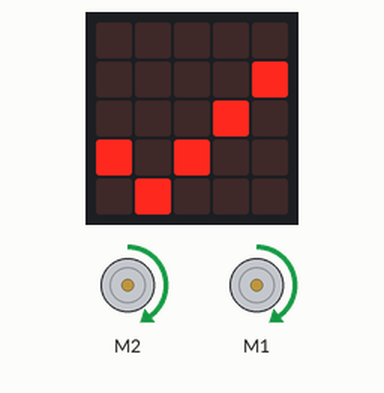
Recording of a program running on a simulated BBC micro:bit (MakeCode). On the bench: the board's 5×5 LED display, 2 × DC motor (green arrow = forward, orange = backward, longer = faster).

Above: at 0.7 s.
At 5.1 s:
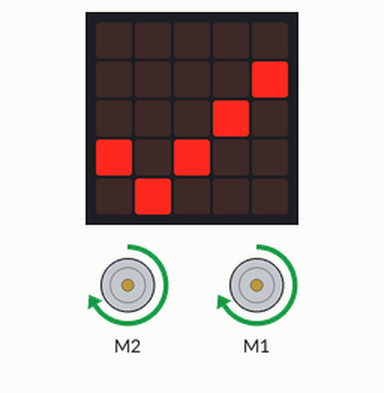
At 6.6 s:
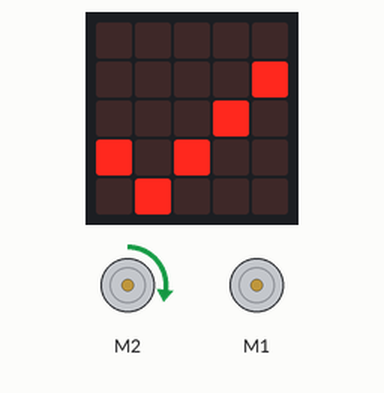
At 8.4 s:
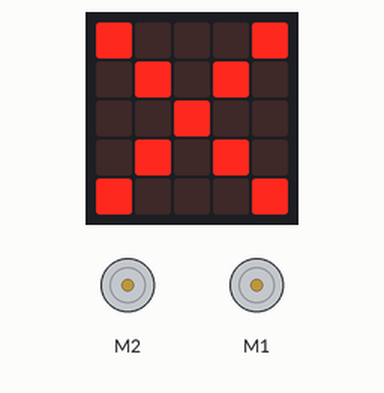
Timing chart, 0 to 9.9 s (numbered marks = the images above):
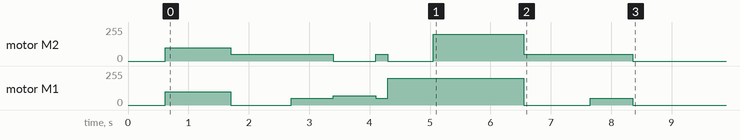

The program:

demo_path.py
```python
basic.show_icon(IconNames.YES)
maqueen.motor_run(maqueen.Motors.M2, maqueen.Dir.CW, 100)
maqueen.motor_run(maqueen.Motors.M1, maqueen.Dir.CW, 100)
basic.pause(1100)
maqueen.motor_run(maqueen.Motors.M2, maqueen.Dir.CW, 50)
maqueen.motor_run(maqueen.Motors.M1, maqueen.Dir.CW, 0)
basic.pause(1000)
maqueen.motor_run(maqueen.Motors.M2, maqueen.Dir.CW, 50)
maqueen.motor_run(maqueen.Motors.M1, maqueen.Dir.CW, 50)
basic.pause(700)
maqueen.motor_run(maqueen.Motors.M2, maqueen.Dir.CW, 0)
maqueen.motor_run(maqueen.Motors.M1, maqueen.Dir.CW, 70)
basic.pause(700)
maqueen.motor_run(maqueen.Motors.M2, maqueen.Dir.CW, 50)
maqueen.motor_run(maqueen.Motors.M1, maqueen.Dir.CW, 50)
basic.pause(200)
maqueen.motor_run(maqueen.Motors.M2, maqueen.Dir.CW, 0)
maqueen.motor_run(maqueen.Motors.M1, maqueen.Dir.CW, 200)
basic.pause(750)
maqueen.motor_run(maqueen.Motors.M2, maqueen.Dir.CW, 200)
maqueen.motor_run(maqueen.Motors.M1, maqueen.Dir.CW, 200)
basic.pause(1500)
maqueen.motor_run(maqueen.Motors.M2, maqueen.Dir.CW, 50)
maqueen.motor_run(maqueen.Motors.M1, maqueen.Dir.CW, 0)
basic.pause(1100)
maqueen.motor_run(maqueen.Motors.M2, maqueen.Dir.CW, 50)
maqueen.motor_run(maqueen.Motors.M1, maqueen.Dir.CW, 50)
basic.pause(300)
basic.show_leds("""
    # . . . #
        . # . # .
        . . # . .
        . # . # .
        # . . . #
""")
maqueen.motor_stop(maqueen.Motors.M2)
maqueen.motor_stop(maqueen.Motors.M1)

def on_forever():
    pass
basic.forever(on_forever)
```
